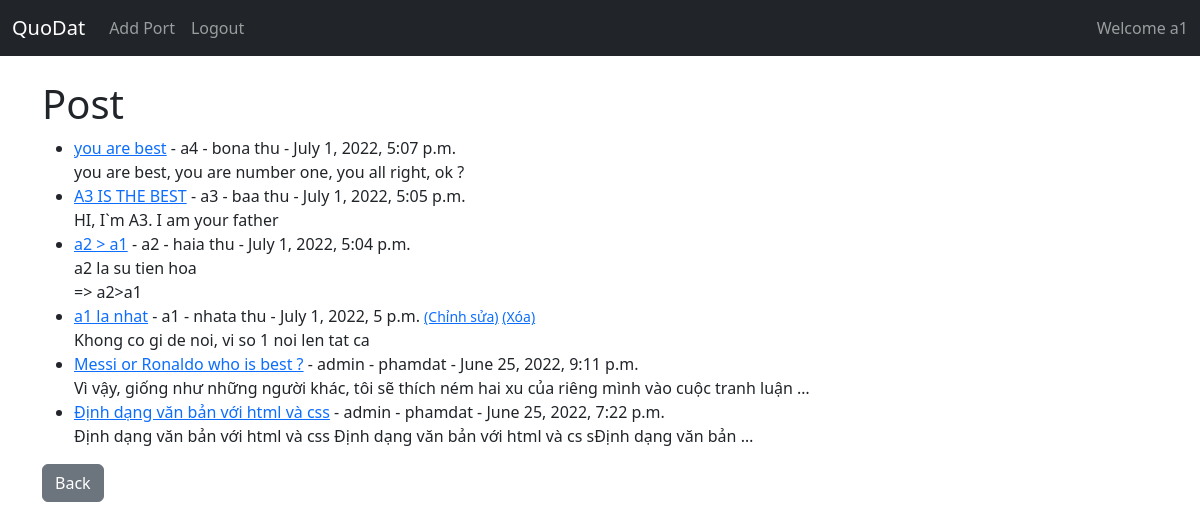
The page /apphome/mangxahoi/ (signed in) on the database its author committed.
### mangxahoi/models.py (models this page shows, shortened)
class Post(models.Model):
    title = models.CharField(max_length=255)
    author = models.ForeignKey(User, on_delete=models.CASCADE)
    body = models.TextField()
    post_date = models.DateTimeField(auto_now_add=True)
    likes = models.ManyToManyField(User, related_name='blog_posts')

### mangxahoi/views.py (the view)
# urls.py: path('', MangxahoiView.as_view(), name='mangxahoi'),
class MangxahoiView(ListView):
    model = Post
    template_name = 'mangxahoi/mangxahoi.html'
    ordering = ['-post_date']

### mangxahoi/templates/mangxahoi/mangxahoi.html (shortened to what this page needs)
{% extends "mangxahoi/base.html" %}
{% block content %}
<h1>Post</h1>
<ul>
{% for post in object_list %}
    <li>
        <a href="{% url 'mangxahoi:chitiet' post.pk %}">{{ post.title|truncatewords:10 }}</a> -
        {{ post.author }} -
        {{ post.author.last_name }}{{ post.author.first_name }} -
        {{ post.post_date }}
        {% if user.is_authenticated %}
            {% if post.author.id == user.id %}
                <small>
                    <a href="{% url 'mangxahoi:update_post' post.pk %}">(Chỉnh sửa)</a>
                    <a href="{% url 'mangxahoi:delete_post' post.pk %}">(Xóa)</a>
                </small>
            {% endif %}
        {% endif %}
        <br>
        {{ post.body|truncatewords:20|safe }}
    </li>
{% endfor %}
</ul>
<a href="../" class="btn btn-secondary">Back</a>
{% endblock %}

### mangxahoi/templates/mangxahoi/base.html (shortened to what this page needs)
<!doctype html>
<html lang="en">
  <head>
    <link href="https://cdn.jsdelivr.net/npm/bootstrap@5.2.0-beta1/dist/css/bootstrap.min.css" rel="stylesheet">
  </head>
  <body>
  <nav class="navbar navbar-expand-lg navbar-dark bg-dark">
    <div class="container-fluid">
      <a class="navbar-brand" href="{% url 'mangxahoi:mangxahoi' %}">QuoDat</a>
      <div class="collapse navbar-collapse" id="navbarSupportedContent">
        <ul class="navbar-nav me-auto mb-2 mb-lg-0">
          {% if user.is_authenticated %}
            <li class="nav-item">
              <a class="nav-link" href="{% url 'mangxahoi:add_post' %}">Add Port</a>
            </li>
            <li class="nav-item">
              <a class="nav-link" href="{% url 'logout' %}">Logout</a>
            </li>
          {% endif %}
        </ul>
        {% if user.is_authenticated %}
          <span class="navbar-text">
            Welcome {{ user.username }}
          </span>
        {% endif %}
      </div>
    </div>
  </nav>
    <br>
    <div class="container">
        {% block content %}
        {% endblock %}
    </div>
  </body>
</html>

### rows shown on the page
Post: title "you are best", author "a4", author.last_name "bon", author.first_name "a thu", post_date "July 1, 2022, 5:07 p.m.", body "you are best, you are number one, you all right, ok ?"
Post: title "A3 IS THE BEST", author "a3", author.last_name "ba", author.first_name "a thu", post_date "July 1, 2022, 5:05 p.m.", body "HI, I`m A3. I am your father"
Post: title "a2 > a1", author "a2", author.last_name "hai", author.first_name "a thu", post_date "July 1, 2022, 5:04 p.m.", body "a2 la su tien hoa => a2>a1"
Post: title "a1 la nhat", author "a1", author.last_name "nhat", author.first_name "a thu", post_date "July 1, 2022, 5 p.m.", shows "(Chỉnh sửa)", body "Khong co gi de noi, vi so 1 noi len tat ca"
Post: title "Messi or Ronaldo who is best ?", author "admin", author.last_name "pham", author.first_name "dat", post_date "June 25, 2022, 9:11 p.m.", body "Vì vậy, giống như những người khác, tôi sẽ thích ném hai xu của riêng mình vào cuộc tranh luận …"
Post: title "Định dạng văn bản với html và css", author "admin", author.last_name "pham", author.first_name "dat", post_date "June 25, 2022, 7:22 p.m.", body "Định dạng văn bản với html và css Định dạng văn bản với html và cs sĐịnh dạng văn bản …"

### other values the page prints
{{ user.username }} "a1"
